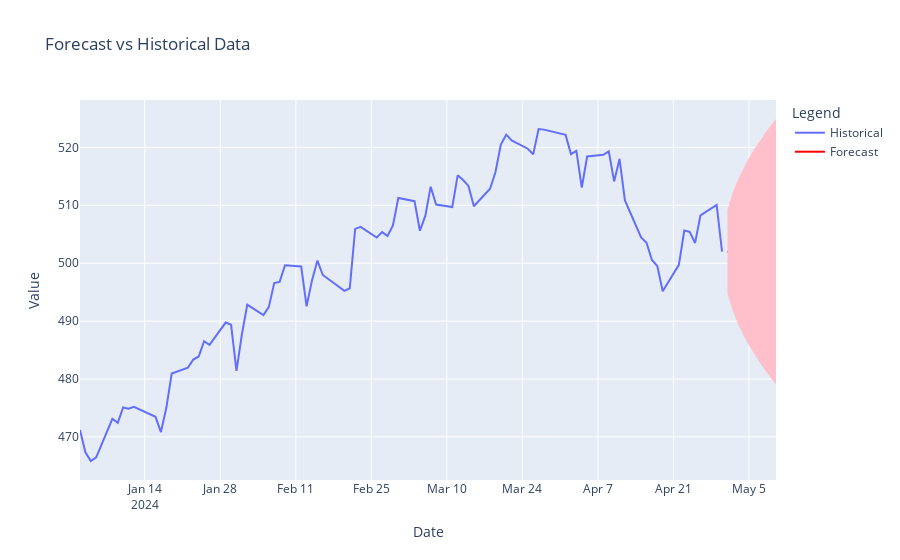

Here is the notebook cell this chart was saved with:
### Code cell
import numpy as np

forecast, conf_int = auto_model.predict(n_periods=10, return_conf_int=True)

# Assuming 'auto_model' is your forecasting model and 'series' is your historical data
forecast, conf_int = auto_model.predict(n_periods=10, return_conf_int=True)

# Create a range for the forecasts
forecast_index = pd.date_range(start=series.index[-1], periods=11, freq='D')[1:]

# Create the figure for plotting
fig = go.Figure()

# Add historical data to the plot
fig.add_trace(go.Scatter(x=series.index, y=series, mode='lines', name='Historical'))

# Add forecast data to the plot
fig.add_trace(go.Scatter(x=forecast_index, y=forecast, mode='lines', name='Forecast', line=dict(color='red')))

# Add confidence intervals as a filled area
fig.add_trace(go.Scatter(x=forecast_index.tolist() + forecast_index[::-1].tolist(),
                         y=np.concatenate([conf_int[:, 1], conf_int[::-1, 0]]),
                         fill='toself',
                         fillcolor='pink',
                         line=dict(color='rgba(255,255,255,0)'),
                         name='Confidence Interval',
                         showlegend=False))

# Update layout to add titles and labels
fig.update_layout(title='Forecast vs Historical Data',
                  xaxis_title='Date',
                  yaxis_title='Value',
                  legend_title='Legend')

# Show the plot
fig.show()
